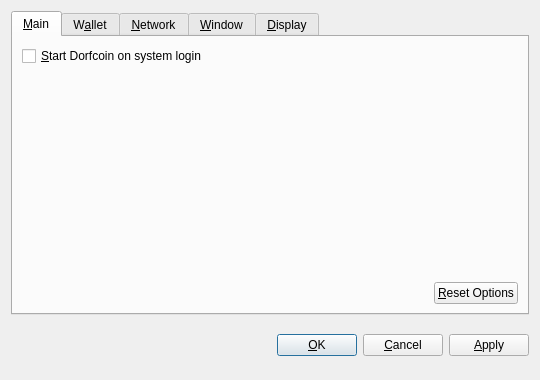
<?xml version="1.0" encoding="UTF-8"?>
<ui version="4.0">
 <class>OptionsDialog</class>
 <widget class="QDialog" name="OptionsDialog">
  <property name="geometry">
   <rect>
    <x>0</x>
    <y>0</y>
    <width>540</width>
    <height>380</height>
   </rect>
  </property>
  <property name="windowTitle">
   <string>Options</string>
  </property>
  <property name="modal">
   <bool>true</bool>
  </property>
  <layout class="QVBoxLayout" name="verticalLayout">
   <item>
    <widget class="QTabWidget" name="tabWidget">
     <property name="tabPosition">
      <enum>QTabWidget::North</enum>
     </property>
     <property name="currentIndex">
      <number>0</number>
     </property>
     <widget class="QWidget" name="tabMain">
      <attribute name="title">
       <string>&amp;Main</string>
      </attribute>
      <layout class="QVBoxLayout" name="verticalLayout_Main">
       <item>
        <widget class="QCheckBox" name="bitcoinAtStartup">
         <property name="toolTip">
          <string>Automatically start Dorfcoin after logging in to the system.</string>
         </property>
         <property name="text">
          <string>&amp;Start Dorfcoin on system login</string>
         </property>
        </widget>
       </item>
       <item>
        <spacer name="verticalSpacer_Main">
         <property name="orientation">
          <enum>Qt::Vertical</enum>
         </property>
         <property name="sizeHint" stdset="0">
          <size>
           <width>20</width>
           <height>40</height>
          </size>
         </property>
        </spacer>
       </item>
       <item>
        <layout class="QHBoxLayout" name="horizontalLayout_2_Main">
         <item>
          <spacer name="horizontalSpacer_2_Main">
           <property name="orientation">
            <enum>Qt::Horizontal</enum>
           </property>
           <property name="sizeHint" stdset="0">
            <size>
             <width>40</width>
             <height>20</height>
            </size>
           </property>
          </spacer>
         </item>
         <item>
          <widget class="QPushButton" name="resetButton">
           <property name="toolTip">
            <string>Reset all client options to default.</string>
           </property>
           <property name="text">
            <string>&amp;Reset Options</string>
           </property>
           <property name="autoDefault">
            <bool>false</bool>
           </property>
          </widget>
         </item>
        </layout>
       </item>
      </layout>
     </widget>
     <widget class="QWidget" name="tabWallet">
      <attribute name="title">
       <string>W&amp;allet</string>
      </attribute>
      <layout class="QVBoxLayout" name="verticalLayout_Network">
       <item>
        <widget class="QLabel" name="transactionFeeInfoLabel">
         <property name="text">
          <string>Optional transaction fee per kB that helps make sure your transactions are processed quickly. Most transactions are 1 kB.</string>
         </property>
         <property name="textFormat">
          <enum>Qt::PlainText</enum>
         </property>
         <property name="wordWrap">
          <bool>true</bool>
         </property>
        </widget>
       </item>
       <item>
        <layout class="QHBoxLayout" name="horizontalLayout_1_Main">
         <item>
          <widget class="QLabel" name="transactionFeeLabel">
           <property name="text">
            <string>Pay transaction &amp;fee</string>
           </property>
           <property name="textFormat">
            <enum>Qt::PlainText</enum>
           </property>
           <property name="buddy">
            <cstring>transactionFee</cstring>
           </property>
          </widget>
         </item>
         <item>
          <widget class="BitcoinAmountField" name="transactionFee"/>
         </item>
         <item>
          <spacer name="horizontalSpacer_1_Main">
           <property name="orientation">
            <enum>Qt::Horizontal</enum>
           </property>
           <property name="sizeHint" stdset="0">
            <size>
             <width>40</width>
             <height>20</height>
            </size>
           </property>
          </spacer>
         </item>
        </layout>
       </item>
       <item>
        <widget class="QLabel" name="label">
         <property name="text">
          <string>If you disable the spending of unconfirmed change, the change from a transaction cannot be used until that transaction has at least one confirmation. This also affects how your balance is computed.</string>
         </property>
         <property name="wordWrap">
          <bool>true</bool>
         </property>
        </widget>
       </item>
       <item>
        <widget class="QCheckBox" name="spendZeroConfChange">
         <property name="text">
          <string>Spend unconfirmed change  (experts only)</string>
         </property>
        </widget>
       </item>
       <item>
        <spacer name="verticalSpacer">
         <property name="orientation">
          <enum>Qt::Vertical</enum>
         </property>
         <property name="sizeHint" stdset="0">
          <size>
           <width>20</width>
           <height>40</height>
          </size>
         </property>
        </spacer>
       </item>
      </layout>
     </widget>
     <widget class="QWidget" name="tabNetwork">
      <attribute name="title">
       <string>&amp;Network</string>
      </attribute>
      <layout class="QVBoxLayout" name="verticalLayout_Network">
       <item>
        <widget class="QCheckBox" name="mapPortUpnp">
         <property name="toolTip">
          <string>Automatically open the Dorfcoin client port on the router. This only works when your router supports UPnP and it is enabled.</string>
         </property>
         <property name="text">
          <string>Map port using &amp;UPnP</string>
         </property>
        </widget>
       </item>
       <item>
        <widget class="QCheckBox" name="connectSocks">
         <property name="toolTip">
          <string>Connect to the Dorfcoin network through a SOCKS proxy (e.g. when connecting through Tor).</string>
         </property>
         <property name="text">
          <string>&amp;Connect through SOCKS proxy:</string>
         </property>
        </widget>
       </item>
       <item>
        <layout class="QHBoxLayout" name="horizontalLayout_Network">
         <item>
          <widget class="QLabel" name="proxyIpLabel">
           <property name="text">
            <string>Proxy &amp;IP:</string>
           </property>
           <property name="textFormat">
            <enum>Qt::PlainText</enum>
           </property>
           <property name="buddy">
            <cstring>proxyIp</cstring>
           </property>
          </widget>
         </item>
         <item>
          <widget class="QValidatedLineEdit" name="proxyIp">
           <property name="maximumSize">
            <size>
             <width>140</width>
             <height>16777215</height>
            </size>
           </property>
           <property name="toolTip">
            <string>IP address of the proxy (e.g. 127.0.0.1)</string>
           </property>
          </widget>
         </item>
         <item>
          <widget class="QLabel" name="proxyPortLabel">
           <property name="text">
            <string>&amp;Port:</string>
           </property>
           <property name="textFormat">
            <enum>Qt::PlainText</enum>
           </property>
           <property name="buddy">
            <cstring>proxyPort</cstring>
           </property>
          </widget>
         </item>
         <item>
          <widget class="QLineEdit" name="proxyPort">
           <property name="maximumSize">
            <size>
             <width>55</width>
             <height>16777215</height>
            </size>
           </property>
           <property name="toolTip">
            <string>Port of the proxy (e.g. 9050)</string>
           </property>
          </widget>
         </item>
         <item>
          <widget class="QLabel" name="socksVersionLabel">
           <property name="text">
            <string>SOCKS &amp;Version:</string>
           </property>
           <property name="textFormat">
            <enum>Qt::PlainText</enum>
           </property>
           <property name="buddy">
            <cstring>socksVersion</cstring>
           </property>
          </widget>
         </item>
         <item>
          <widget class="QValueComboBox" name="socksVersion">
           <property name="toolTip">
            <string>SOCKS version of the proxy (e.g. 5)</string>
           </property>
          </widget>
         </item>
         <item>
          <spacer name="horizontalSpacer_Network">
           <property name="orientation">
            <enum>Qt::Horizontal</enum>
           </property>
           <property name="sizeHint" stdset="0">
            <size>
             <width>40</width>
             <height>20</height>
            </size>
           </property>
          </spacer>
         </item>
        </layout>
       </item>
       <item>
        <spacer name="verticalSpacer_Network">
         <property name="orientation">
          <enum>Qt::Vertical</enum>
         </property>
         <property name="sizeHint" stdset="0">
          <size>
           <width>20</width>
           <height>40</height>
          </size>
         </property>
        </spacer>
       </item>
      </layout>
     </widget>
     <widget class="QWidget" name="tabWindow">
      <attribute name="title">
       <string>&amp;Window</string>
      </attribute>
      <layout class="QVBoxLayout" name="verticalLayout_Window">
       <item>
        <widget class="QCheckBox" name="minimizeToTray">
         <property name="toolTip">
          <string>Show only a tray icon after minimizing the window.</string>
         </property>
         <property name="text">
          <string>&amp;Minimize to the tray instead of the taskbar</string>
         </property>
        </widget>
       </item>
       <item>
        <widget class="QCheckBox" name="minimizeOnClose">
         <property name="toolTip">
          <string>Minimize instead of exit the application when the window is closed. When this option is enabled, the application will be closed only after selecting Quit in the menu.</string>
         </property>
         <property name="text">
          <string>M&amp;inimize on close</string>
         </property>
        </widget>
       </item>
       <item>
        <spacer name="verticalSpacer_Window">
         <property name="orientation">
          <enum>Qt::Vertical</enum>
         </property>
         <property name="sizeHint" stdset="0">
          <size>
           <width>20</width>
           <height>40</height>
          </size>
         </property>
        </spacer>
       </item>
      </layout>
     </widget>
     <widget class="QWidget" name="tabDisplay">
      <attribute name="title">
       <string>&amp;Display</string>
      </attribute>
      <layout class="QVBoxLayout" name="verticalLayout_Display">
       <item>
        <layout class="QHBoxLayout" name="horizontalLayout_1_Display">
         <item>
          <widget class="QLabel" name="langLabel">
           <property name="text">
            <string>User Interface &amp;language:</string>
           </property>
           <property name="textFormat">
            <enum>Qt::PlainText</enum>
           </property>
           <property name="buddy">
            <cstring>lang</cstring>
           </property>
          </widget>
         </item>
         <item>
          <widget class="QValueComboBox" name="lang">
           <property name="toolTip">
            <string>The user interface language can be set here. This setting will take effect after restarting Dorfcoin.</string>
           </property>
          </widget>
         </item>
        </layout>
       </item>
       <item>
        <layout class="QHBoxLayout" name="horizontalLayout_2_Display">
         <item>
          <widget class="QLabel" name="unitLabel">
           <property name="text">
            <string>&amp;Unit to show amounts in:</string>
           </property>
           <property name="textFormat">
            <enum>Qt::PlainText</enum>
           </property>
           <property name="buddy">
            <cstring>unit</cstring>
           </property>
          </widget>
         </item>
         <item>
          <widget class="QValueComboBox" name="unit">
           <property name="toolTip">
            <string>Choose the default subdivision unit to show in the interface and when sending coins.</string>
           </property>
          </widget>
         </item>
        </layout>
       </item>
       <item>
        <widget class="QCheckBox" name="displayAddresses">
         <property name="toolTip">
          <string>Whether to show Dorfcoin addresses in the transaction list or not.</string>
         </property>
         <property name="text">
          <string>&amp;Display addresses in transaction list</string>
         </property>
        </widget>
       </item>
       <item>
        <widget class="QCheckBox" name="coinControlFeatures">
         <property name="toolTip">
          <string>Whether to show coin control features or not.</string>
         </property>
         <property name="text">
          <string>Display coin &amp;control features (experts only!)</string>
         </property>
        </widget>
       </item>
       <item>
        <spacer name="verticalSpacer_Display">
         <property name="orientation">
          <enum>Qt::Vertical</enum>
         </property>
         <property name="sizeHint" stdset="0">
          <size>
           <width>20</width>
           <height>40</height>
          </size>
         </property>
        </spacer>
       </item>
      </layout>
     </widget>
    </widget>
   </item>
   <item>
    <layout class="QHBoxLayout" name="horizontalLayout_Buttons">
     <item>
      <spacer name="horizontalSpacer_1">
       <property name="orientation">
        <enum>Qt::Horizontal</enum>
       </property>
       <property name="sizeHint" stdset="0">
        <size>
         <width>40</width>
         <height>48</height>
        </size>
       </property>
      </spacer>
     </item>
     <item>
      <widget class="QLabel" name="statusLabel">
       <property name="font">
        <font>
         <weight>75</weight>
         <bold>true</bold>
        </font>
       </property>
       <property name="text">
        <string/>
       </property>
       <property name="textFormat">
        <enum>Qt::PlainText</enum>
       </property>
       <property name="wordWrap">
        <bool>true</bool>
       </property>
      </widget>
     </item>
     <item>
      <spacer name="horizontalSpacer_2">
       <property name="orientation">
        <enum>Qt::Horizontal</enum>
       </property>
       <property name="sizeHint" stdset="0">
        <size>
         <width>40</width>
         <height>48</height>
        </size>
       </property>
      </spacer>
     </item>
     <item>
      <widget class="QPushButton" name="okButton">
       <property name="text">
        <string>&amp;OK</string>
       </property>
      </widget>
     </item>
     <item>
      <widget class="QPushButton" name="cancelButton">
       <property name="text">
        <string>&amp;Cancel</string>
       </property>
       <property name="autoDefault">
        <bool>false</bool>
       </property>
      </widget>
     </item>
     <item>
      <widget class="QPushButton" name="applyButton">
       <property name="text">
        <string>&amp;Apply</string>
       </property>
       <property name="autoDefault">
        <bool>false</bool>
       </property>
      </widget>
     </item>
    </layout>
   </item>
  </layout>
 </widget>
 <customwidgets>
  <customwidget>
   <class>BitcoinAmountField</class>
   <extends>QSpinBox</extends>
   <header>bitcoinamountfield.h</header>
  </customwidget>
  <customwidget>
   <class>QValueComboBox</class>
   <extends>QComboBox</extends>
   <header>qvaluecombobox.h</header>
  </customwidget>
  <customwidget>
   <class>QValidatedLineEdit</class>
   <extends>QLineEdit</extends>
   <header>qvalidatedlineedit.h</header>
  </customwidget>
 </customwidgets>
 <resources/>
 <connections/>
</ui>
